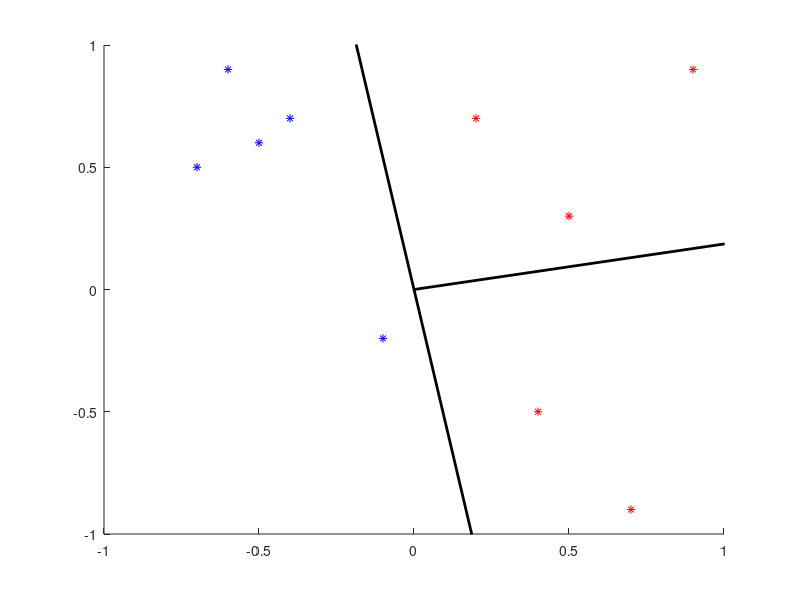

Recreate this plot in MATLAB.
%red_data  = [-1 -1; 1 1]; %xor_true
%blue_data = [-1 1; 1 -1]; %xor_false 

red_data   = [ 0.2  0.7;  0.4 -0.5;  0.5  0.3;  0.7 -0.9;  0.9  0.9];
blue_data  = [-0.1 -0.2; -0.4  0.7; -0.5  0.6; -0.6  0.9; -0.7  0.5];
% hovado     = [0.5 0.3];
% blue_data  = [blue_data; hovado];

% prepare the plot
figure(1)
clf
hold on
axis([-1 1 -1 1]);

% plot the data
plot(red_data  * [1;i], '*r')
plot(blue_data * [1;i], '*b')

% initialize the weight vector w
w = [-0.1867; 0.7258]
% w = rand(2, 1);

% evaluate the separation line (given by w)
ploth1 = plot([w'; 0 0] * [1;i],  'k', 'LineWidth', 2);
ploth2 = plot([w' * 10; w' * (-10)] * [i;-1] , 'k', 'LineWidth', 2);

% t indicates the class label; 1 for red data, -1 for blue data
data  = [red_data; blue_data];
t     = [ones(size(red_data, 1), 1); -1 * ones(size(blue_data, 1), 1)];

solved = false;
while ~solved
  solved = true;
  % go over all data
  for ii = 1:size(data,1)
    % compute the score
    score = data(ii,:) * w * t(ii);

    % if the score is negative we will use it to retrain the perceptron weights
    if score < 0
      solved = false;
      plotg1 = plot(data(ii,:) * [1;i], 'go', 'MarkerSize', 12, 'LineWidth', 2);
      
      % update the weights
      w = w + data(ii,:)' * t(ii);

      pause

      delete(ploth1);
      delete(ploth2);
      ploth1 = plot([w'; 0 0] * [1;i],  'k', 'LineWidth', 2);
      ploth2 = plot([w' * 10; w' * (-10)] * [i;-1] , 'k', 'LineWidth', 2);
      delete(plotg1);
    end
  end
end
